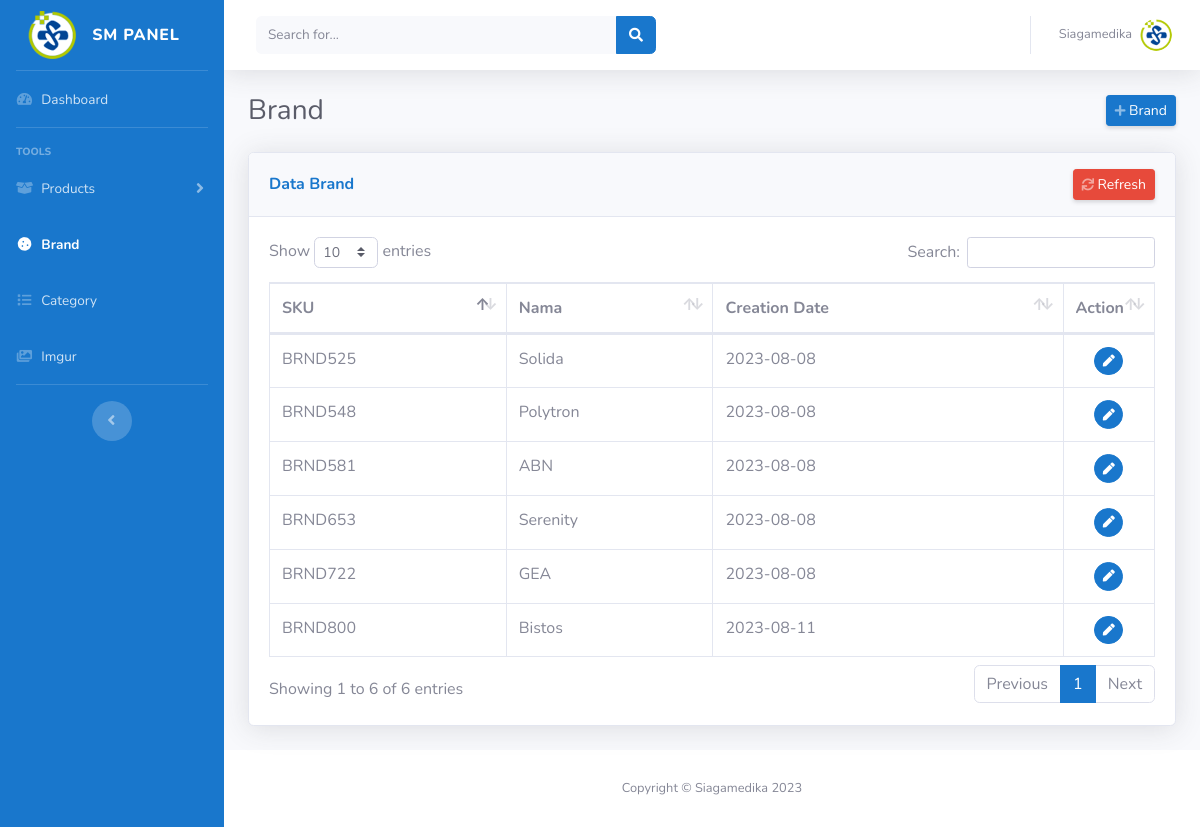
The app's page /admin_controller/brand.php (signed in), older data.
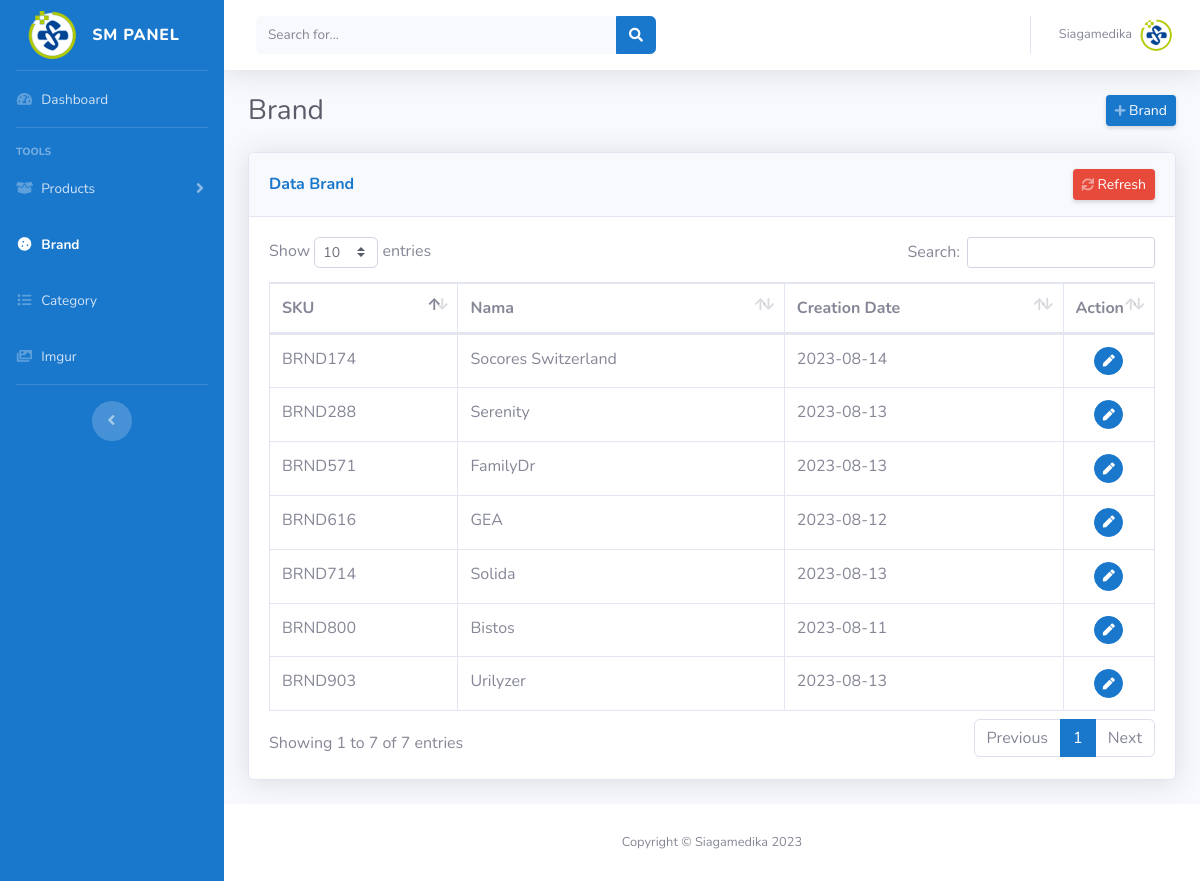
The same page, newer data.
### tables this page shows
CREATE TABLE `brand` (
  `SKU_BRND` varchar(300) NOT NULL,
  `NamaBrand` varchar(250) NOT NULL,
  `Tanggal` date NOT NULL
);

### admin_controller/brand.php (the view, shortened to what this page needs)
<?php
$current_page = 'brand';
?>
<!DOCTYPE html>
<html lang="en">
<head>
    <?php include('layout/css.php')?>
</head>
<body id="page-top">
    <div id="wrapper">
        <?php include('layout/side_nav.php') ?>
        <div id="content-wrapper" class="d-flex flex-column">
            <div id="content">
               <?php include ('layout/nav.php') ?>
                <div class="container-fluid">
                    <div class="d-sm-flex align-items-center justify-content-between mb-4">
                        <h1 class="h3 mb-0 text-gray-800">Brand</h1>
                        <button class="d-none d-sm-inline-block btn btn-sm btn-primary shadow-sm" data-toggle="modal" data-target="#AddBrand"><i class="fas fa-plus fa-sm text-white-50"></i> Brand</button>
                    </div>
                    <?php
                    include '../koneksi.php';
                    $query = "SELECT SKU_BRND, NamaBrand, Tanggal FROM brand";
                    $result = mysqli_query($koneksi, $query);
                    $data = array();
                    while ($row = mysqli_fetch_assoc($result)) {
                        $data[] = $row;
                    }
                    ?>
                    <div class="card shadow mb-4">
                        <div class="card-header d-sm-flex align-items-center justify-content-between py-3">
                            <h6 class="m-0 font-weight-bold text-primary">Data Brand</h6>
                            <button class="d-none d-sm-inline-block btn btn-sm btn-danger shadow-sm" onclick="location.reload();"><i class="fas fa-sync fa-sm text-white-50"></i> Refresh</button>
                        </div>
                        <div class="card-body">
                            <div class="table-responsive">
                                <table class="table table-bordered text-nowrap" id="brand_table" width="100%" cellspacing="0">
                                    <thead>
                                        <tr>
                                            <th>SKU</th>
                                            <th>Nama</th>
                                            <th>Creation Date</th>
                                            <th width="10" >Action</th>
                                        </tr>
                                    </thead>
                                    <tbody>
                                        <?php foreach ($data as $row): ?>
                                            <tr>
                                                <td><?php echo $row['SKU_BRND']; ?></td>
                                                <td contenteditable="true" class="editable-cell" data-column="NamaBrand"><?php echo $row['NamaBrand']; ?></td>
                                                <td><?php echo $row['Tanggal']; ?></td>
                                                <td class="text-center align-middle">
                                                    <button class="btn btn-primary btn-circle btn-sm edit-save-brand" data-sku="<?php echo $row['SKU_BRND']; ?>"><i class="fas fa-pen"></i></button>
                                                </td>
                                            </tr>
                                        <?php endforeach; ?>
                                    </tbody>
                                </table>
                            </div>
                        </div>
                    </div>
                </div>
            </div>
           <?php include('layout/footer.php')?>
        </div>
    </div>
</body>
</html>

### admin_controller/layout/css.php (shortened to what this page needs)
<link href="vendor/fontawesome-free/css/all.min.css" rel="stylesheet" type="text/css">
    <link href="css/sb-admin-2.min.css" rel="stylesheet">
    <link href="vendor/datatables/dataTables.bootstrap4.min.css" rel="stylesheet">
    <link rel="stylesheet" href="../../../assets/css/fontello.css">

### admin_controller/layout/side_nav.php (shortened to what this page needs)
<ul class="navbar-nav bg-primary sidebar sidebar-dark accordion" id="accordionSidebar">
            <a class="sidebar-brand d-flex align-items-center justify-content-center" href="index.html">
                <div class="sidebar-brand-icon">
                    <img src="img/favicon.png" alt="">
                </div>
                <div class="sidebar-brand-text mx-3">SM Panel</div>
            </a>
            <hr class="sidebar-divider my-0">
            <li class="nav-item <?php echo ($current_page == 'index') ? 'active' : ''; ?>">
                <a class="nav-link" href="index.php">
                    <i class="fas fa-fw fa-tachometer-alt"></i>
                    <span>Dashboard</span></a>
            </li>
            <hr class="sidebar-divider">
            <div class="sidebar-heading">
                Tools
            </div>
            <li class="nav-item <?php echo ($current_page == 'product_add' || $current_page == 'product_edit' || $current_page == 'product_view') ? 'active' : ''; ?>">
                <a class="nav-link collapsed" href="#" data-toggle="collapse" data-target="#collapseTwo"
                    aria-expanded="true" aria-controls="collapseTwo">
                    <i class="fas fa-fw fa-box-open"></i>
                    <span>Products</span>
                </a>
            </li>
            <li class="nav-item <?php echo ($current_page == 'brand') ? 'active' : ''; ?>">
                <a class="nav-link " href="brand.php">
                    <i class="fas fa-fw fa-cookie"></i>
                    <span>Brand</span></a>
            </li>
            <li class="nav-item <?php echo ($current_page == 'kategori') ? 'active' : ''; ?>"">
                <a class="nav-link" href="kategori.php">
                    <i class="fas fa-fw fa-list"></i>
                    <span>Category</span></a>
            </li>
            <li class="nav-item">
                <a class="nav-link" target="_blank" href="https://imgur.com/">
                    <i class="fas fa-fw fa-images"></i>
                    <span>Imgur</span></a>
            </li>
            <hr class="sidebar-divider d-none d-md-block">
            <div class="text-center d-none d-md-inline">
                <button class="rounded-circle border-0" id="sidebarToggle"></button>
            </div>
        </ul>

### admin_controller/layout/nav.php (shortened to what this page needs)
<nav class="navbar navbar-expand navbar-light bg-white topbar mb-4 static-top shadow">
<form action="product_edit.php" method="get" class="d-none d-sm-inline-block form-inline mr-auto ml-md-3 my-2 my-md-0 mw-100 navbar-search">
    <div class="input-group">
        <input type="text" class="form-control bg-light border-0 small" placeholder="Search for..."
            aria-label="Search" aria-describedby="basic-addon2" name="search_query">
        <div class="input-group-append">
            <button class="btn btn-primary" type="submit">
                <i class="fas fa-search fa-sm"></i>
            </button>
        </div>
    </div>
</form>
<ul class="navbar-nav ml-auto">
    <li class="nav-item dropdown no-arrow">
        <a class="nav-link dropdown-toggle" href="#" id="userDropdown" role="button"
            data-toggle="dropdown" aria-haspopup="true" aria-expanded="false">
            <span class="mr-2 d-none d-lg-inline text-gray-600 small">Siagamedika</span>
            <img class="img-profile rounded-circle"
                src="img/favicon.png">
        </a>
    </li>
</ul>
</nav>

### admin_controller/layout/footer.php
<footer class="sticky-footer bg-white">
                <div class="container my-auto">
                    <div class="copyright text-center my-auto">
                        <span>Copyright &copy; Siagamedika <?php $year = date("Y"); echo $year;?></span>
                    </div>
                </div>
            </footer>

Row changes from the older to the newer data that the page shows:
removed brand: SKU_BRND "BRND525", NamaBrand "Solida", Tanggal "2023-08-08"
removed brand: SKU_BRND "BRND548", NamaBrand "Polytron", Tanggal "2023-08-08"
removed brand: SKU_BRND "BRND581", NamaBrand "ABN", Tanggal "2023-08-08"
removed brand: SKU_BRND "BRND653", NamaBrand "Serenity", Tanggal "2023-08-08"
removed brand: SKU_BRND "BRND722", NamaBrand "GEA", Tanggal "2023-08-08"
added brand: SKU_BRND "BRND174", NamaBrand "Socores Switzerland", Tanggal "2023-08-14"
added brand: SKU_BRND "BRND288", NamaBrand "Serenity", Tanggal "2023-08-13"
added brand: SKU_BRND "BRND571", NamaBrand "FamilyDr", Tanggal "2023-08-13"
added brand: SKU_BRND "BRND616", NamaBrand "GEA", Tanggal "2023-08-12"
added brand: SKU_BRND "BRND714", NamaBrand "Solida", Tanggal "2023-08-13"
added brand: SKU_BRND "BRND903", NamaBrand "Urilyzer", Tanggal "2023-08-13"
Text that changed along with them:
text written by a page script: "Show entries Search: Showing 1 to 6 of 6 entries Previous 1 Next" → "Show entries Search: Showing 1 to 7 of 7 entries Previous 1 Next"
